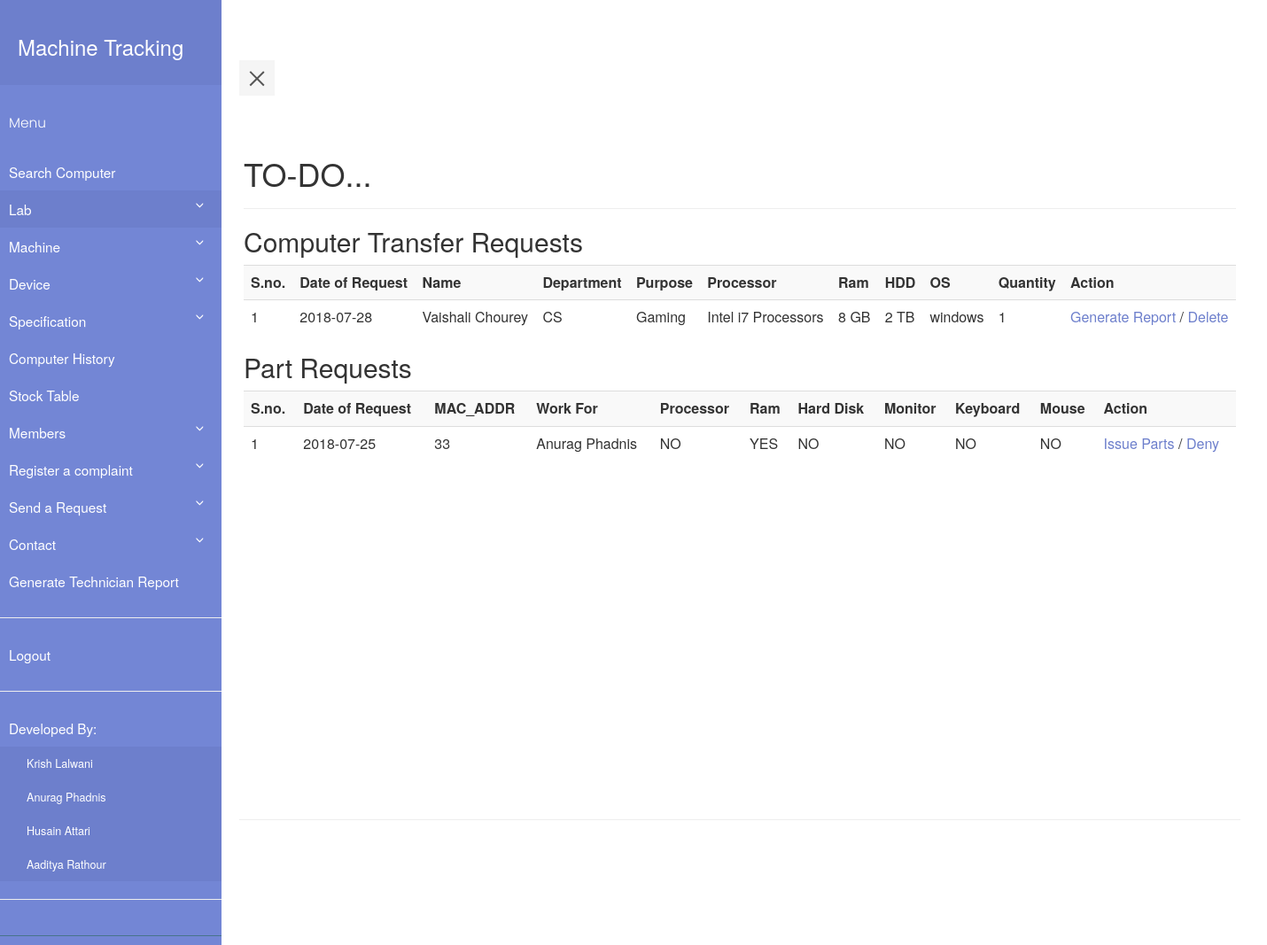
Page /home.php (signed in) on the committed database.
### tables this page shows
CREATE TABLE `transfer_request` (
  `transfer_request_id` int(11) NOT NULL,
  `date_of_request` date DEFAULT NULL,
  `name` varchar(30) DEFAULT NULL,
  `department` varchar(30) DEFAULT NULL,
  `purpose` text,
  `processor` varchar(100) DEFAULT NULL,
  `ram` varchar(10) DEFAULT NULL,
  `hdd` varchar(10) DEFAULT NULL,
  `os` varchar(20) DEFAULT NULL,
  `quantity` int(11) DEFAULT NULL
);

CREATE TABLE `complaint_book` (
  `complaint_book_id` int(11) NOT NULL,
  `Date_of_complaint` date DEFAULT NULL,
  `machine_id` int(11) DEFAULT NULL,
  `complaint_details` varchar(512) DEFAULT NULL,
  `priority` int(11) DEFAULT NULL,
  `work_for` int(11) DEFAULT NULL,
  `remarks` varchar(512) DEFAULT NULL,
  `complaint_by` varchar(40) DEFAULT NULL,
  `processor` int(11) DEFAULT NULL,
  `ram` int(11) DEFAULT NULL,
  `harddisk` int(11) DEFAULT NULL,
  `mouse` int(11) DEFAULT NULL,
  `keyboard` int(11) DEFAULT NULL,
  `monitor` int(11) DEFAULT NULL,
  `DOPR` date DEFAULT NULL,
  `completed` int(11) DEFAULT NULL
);

CREATE TABLE `machine` (
  `machine_id` int(11) NOT NULL,
  `MAC_ADDR` varchar(30) DEFAULT NULL,
  `processor` int(11) NOT NULL,
  `ram` int(11) NOT NULL,
  `memory` int(11) NOT NULL,
  `DOP` date DEFAULT NULL,
  `price` int(11) DEFAULT NULL,
  `state` varchar(10) DEFAULT NULL,
  `os` varchar(30) DEFAULT NULL,
  `monitor` int(11) NOT NULL,
  `keyboard` int(11) NOT NULL,
  `mouse` int(11) NOT NULL,
  `grn` int(11) NOT NULL
);

CREATE TABLE `member` (
  `member_id` int(11) NOT NULL,
  `id` varchar(30) DEFAULT NULL,
  `first_name` varchar(30) DEFAULT NULL,
  `last_name` varchar(30) DEFAULT NULL,
  `email` varchar(50) DEFAULT NULL,
  `pass_word` varchar(512) DEFAULT NULL,
  `role` int(5) DEFAULT NULL,
  `contact_no` varchar(10) DEFAULT NULL
);

### home.php (the view, shortened to what this page needs)
<?php
    require_once "pdo.php";
?>
<html>
<head>
    <link rel="stylesheet" type="text/css" href="style5.css">
    <link rel="stylesheet" type="text/css" href="https://maxcdn.bootstrapcdn.com/bootstrap/3.3.7/css/bootstrap.min.css" >
</head>
<body background="#eeeeee">
        <div class="wrapper">
         <div class="wrapper">
                <?php if (isset($_SESSION['id'])&&$_SESSION['role']=='0') include "navbar.php";
                else if(isset($_SESSION['id'])&&$_SESSION['role']=='1')  include "navbar_faculty.php";
                else include "navbar_tech.php";?>
           <div class="container-fluid row" id="content">
        <div class="page-header">
        <h1>TO-DO...</h1>
        </div>
        <?php
            if($_SESSION['role']=='0')
            {
                $flag=0;
                if($flag==0)
                {
                    echo "<h2>Computer Transfer Requests</h2>";
                    $i=1;
                    $stmtread = $pdo->query("SELECT * FROM transfer_request");
                    echo ("<table class=\"table table-striped\">
                        <tr> <th>S.no.</th><th>Date of Request</th><th>Name</th><th>Department</th><th>Purpose</th><th>Processor</th><th>Ram</th><th>HDD</th><th>OS</th><th>Quantity</th><th>Action</th> </tr>");
                    while ( $row = $stmtread->fetch(PDO::FETCH_ASSOC) )
                    {
                        $stmtread2 = $pdo->prepare("SELECT * FROM system_transfer_report where trid = :trid");
                        $stmtread2->execute(array(':trid' => $row['transfer_request_id']));
                        $row2 = $stmtread2->fetch(PDO::FETCH_ASSOC);
                        if($row2=== FALSE)
                        {
                            echo ("<tr>");
                        echo ("<td>");
                        echo($i);
                        echo("</td>");
                        echo ("<td>");
                        echo(htmlentities($row['date_of_request']));
                        echo ("</td>");
                        echo ("<td>");
                        echo(htmlentities($row['name']));
                        echo ("</td>");
                        echo ("<td>");
                        echo(htmlentities($row['department']));
                        echo ("</td>");
                        echo ("<td>");
                        echo(htmlentities($row['purpose']));
                        echo ("</td>");
                        echo ("<td>");
                        if($row['processor']=="NULL")
                            echo("Any");
                        else
                            echo(htmlentities($row['processor']));
                        echo ("</td>");
                        echo ("<td>");
                        if($row['ram']=="NULL")
                            echo "Any";
                        else
                            echo(htmlentities($row['ram']));
                        echo ("</td>");
                        echo ("<td>");
                        if($row['hdd']=="NULL")
                            echo "Any";
                        else
                            echo(htmlentities($row['hdd']));
                        echo ("</td>");
                        echo ("<td>");
                        if($row['os']=="NULL")
                            echo "Any";
                        else
                            echo(htmlentities($row['os']));
                        echo ("</td>");
                        echo ("<td>");
                        echo(htmlentities($row['quantity']));
                        echo ("</td>");
                        echo ("<td>");
                        echo('<a class="link-black" href="servicerpt.php?id='.$row['transfer_request_id'].'">'. 'Generate Report' . '</a>' . ' / ' . '<a class="link-black" href="deletetr.php?tr_id='.$row['transfer_request_id'].'">'. 'Delete' . '</a>');
                        echo ("</td>");
                        $i++;
                        }
                    }
                    echo('</table>');
                }
                $stmtcnt = $pdo->query("SELECT COUNT(*) FROM complaint_book WHERE completed IS NULL AND (processor IS NOT NULL OR ram IS NOT NULL OR harddisk IS NOT NULL OR monitor IS NOT NULL OR keyboard IS NOT NULL OR mouse IS NOT NULL)");
                $row = $stmtcnt->fetch(PDO::FETCH_ASSOC);
                if($row['COUNT(*)']!=='0')
                {
                    echo "<h2>Part Requests</h2>";
                    $i=1;
                    $stmtread = $pdo->query("SELECT * FROM complaint_book WHERE completed IS NULL AND (processor IS NOT NULL OR ram IS NOT NULL OR harddisk IS NOT NULL OR monitor IS NOT NULL OR keyboard IS NOT NULL OR mouse IS NOT NULL)");
                    echo ("<table class=\"table table-striped\">
                        <tr> <th>S.no.</th><th>Date of Request</th><th>MAC_ADDR</th><th>Work For</th><th>Processor</th><th>Ram</th><th>Hard Disk</th><th>Monitor</th><th>Keyboard</th><th>Mouse</th><th>Action</th> </tr>");
                    while ( $rowpartsdisplay = $stmtread->fetch(PDO::FETCH_ASSOC) )
                    {
                        $stmtr = $pdo->prepare("SELECT MAC_ADDR FROM machine WHERE machine_id = :mid ");
                        $stmtr->execute(array(':mid' => $rowpartsdisplay['machine_id']));
                        $rowr = $stmtr->fetch(PDO::FETCH_ASSOC);
                        $stmtt = $pdo->prepare("SELECT * FROM temp WHERE machine_id = :mid AND completed = 1");
                        $stmtt->execute(array(':mid' => $rowpartsdisplay['machine_id']));
                        $rowt = $stmtt->fetch(PDO::FETCH_ASSOC);
                        if($rowt == false)
                        {
                            echo ("<tr>");
                            echo ("<td>");
                            echo($i);
                            echo("</td>");
                            echo ("<td>");
                            echo(htmlentities($rowpartsdisplay['Date_of_complaint']));
                            echo ("</td>");
                            echo ("<td>");
                            echo(htmlentities($rowr['MAC_ADDR']));
                            echo ("</td>");
                            $stmtwf = $pdo->prepare("SELECT * FROM member WHERE member_id = :mid ");
                            $stmtwf->execute(array(':mid' => $rowpartsdisplay['work_for']));
                            $rowwf = $stmtwf->fetch(PDO::FETCH_ASSOC);
                            echo ("<td>");
                            echo(htmlentities($rowwf['first_name']));
                            echo(htmlentities($rowwf['last_name']));
                            echo ("</td>");
                            echo ("<td>");
                            if($rowpartsdisplay['processor'] == NULL)
                            {
                                echo("NO");
                            }
                            else
                            {
                                echo("YES");
                            }
                            echo ("</td>");
                            echo ("<td>");
                            if($rowpartsdisplay['ram'] == NULL)
                            {
                                echo("NO");
                            }
                            else
                            {
                                echo("YES");
                            }
                            echo ("</td>");
                            echo ("<td>");
                            if($rowpartsdisplay['harddisk'] == NULL)
                            {
                                echo("NO");
                            }
                            else
                            {
                                echo("YES");
                            }
                            echo ("</td>");
                            echo ("<td>");
                            if($rowpartsdisplay['monitor'] == NULL)
                            {
                                echo("NO");
                            }
                            else
                            {
                                echo("YES");
                            }
                            echo ("</td>");
                            echo ("<td>");
                            if($rowpartsdisplay['keyboard'] == NULL)
                            {
                                echo("NO");
                            }
                            else
                            {
                                echo("YES");
                            }
                            echo ("</td>");
                            echo ("<td>");
                            if($rowpartsdisplay['mouse'] == NULL)
                            {
                                echo("NO");
                            }
                            else
                            {
                                echo("YES");
                            }
                            echo ("</td>");
                            echo ("<td>");
                            echo('<a class="link-black" href="issue_parts.php?cb_id='.$rowpartsdisplay['complaint_book_id'].'&mc_id='.$rowpartsdisplay['machine_id'].'">'. 'Issue Parts' . '</a>' . ' / ' . '<a class="link-black" href="deny_parts.php?cb_id='.$rowpartsdisplay['complaint_book_id'].'">'. 'Deny' . '</a>');
                            echo ("</td>");
                        }
                        $i++;
                    }
                    echo('</table>');
                }
            }
        ?>
</body>
</html>

### navbar.php (shortened to what this page needs)
        <nav id="sidebar">
            <div class="sidebar-header">
                <a href="home.php"><h3>Machine Tracking</h3></a>
            </div>
            <ul class="list-unstyled components">
                <p>Menu</p>
                <li>
                    <a href="searchpc.php">Search Computer</a>
                </li>
                <li class="active">
                    <a href="#homeSubmenu" data-toggle="collapse" aria-expanded="false">Lab</a>
                </li>
                <li class="">
                    <a href="#machinemenu" data-toggle="collapse" aria-expanded="false">Machine</a>
                </li>
                <li class="">
                    <a href="#devicemenu" data-toggle="collapse" aria-expanded="false">Device</a>
                </li>
                <li class="">
                    <a href="#specmenu" data-toggle="collapse" aria-expanded="false">Specification</a>
                </li>
                <li>
                    <a href="viewmchistory.php">Computer History</a>
                </li>
                <li>
                    <a href="viewsummary.php">Stock Table</a>
                </li>
                <li class="">
                    <a href="#membermenu" data-toggle="collapse" aria-expanded="false">Members</a>
                </li>
                <li class="">
                    <a href="#complaintmenu" data-toggle="collapse" aria-expanded="false">Register a complaint</a>
                </li>
                <li class="">
                    <a href="#requestmenu" data-toggle="collapse" aria-expanded="false">Send a Request</a>
                </li>
                <li class="">
                    <a href="#contactmenu" data-toggle="collapse" aria-expanded="false">Contact</a>
                </li>
                <li class="">
                    <a href="techreport.php">Generate Technician Report</a>
                </li>
                <hr>
                <li>
                    <a href="logout.php">Logout</a>
                </li>
                <hr>
            <li class="">
                    <a href="#developer">Developed By:</a>
                    <ul class="list-unstyled" id="contactmenu">
                        <li><a href="#view_member.php">Krish Lalwani</a></li>
                        <li><a href="#add_member.php">Anurag Phadnis</a></li>
                        <li><a href="#view_member.php">Husain Attari</a></li>
                        <li><a href="#add_member.php">Aaditya Rathour</a></li>
                    </ul>
            </li>
            <hr>
            </ul>
        </nav>
<div class="container" id="content">
<div class="page-header">
<button type="button" id="sidebarCollapse" class="navbar-btn">
    <span></span>
</button>

### style5.css (style rules this page uses)
body { font-family: 'Poppins', sans-serif; background: #fafafa; }
p { font-family: 'Poppins', sans-serif; font-size: 1.1em; font-weight: 300; line-height: 1.7em; color: #999; }
a, a:hover, a:focus { color: inherit; text-decoration: none; transition: all 0.3s; }
.navbar-btn { box-shadow: none; outline: none !important; border: none; }
.wrapper { display: flex; align-items: stretch; perspective: 1500px; }
#sidebar { min-width: 250px; max-width: 250px; background: #7386D5; color: #fff; transition: all 0.6s cubic-bezier(0.945, 0.020, 0.270, 0.665); transform-origin: bottom left; }
#sidebar .sidebar-header { padding: 20px; background: #6d7fcc; }
#sidebar ul.components { padding: 20px 0; border-bottom: 1px solid #47748b; }
#sidebar ul p { color: #fff; padding: 10px; }
#sidebar ul li a { padding: 10px; font-size: 1.1em; display: block; }
#sidebar ul li.active > a, a[aria-expanded="true"] { color: #fff; background: #6d7fcc; }
a[data-toggle="collapse"] { position: relative; }
a[aria-expanded="false"]::before, a[aria-expanded="true"]::before { content: '\e259'; display: block; position: absolute; right: 20px; font-family: 'Glyphicons Halflings'; font-size: 0.6em; }
ul ul a { font-size: 0.9em !important; padding-left: 30px !important; background: #6d7fcc; }
#content { padding: 20px; min-height: 100vh; transition: all 0.3s; }
#sidebarCollapse { width: 40px; height: 40px; background: #f5f5f5; }
#sidebarCollapse span { width: 80%; height: 2px; margin: 0 auto; display: block; background: #555; transition: all 0.8s cubic-bezier(0.810, -0.330, 0.345, 1.375); transition-delay: 0.2s; }
#sidebarCollapse span:last-of-type { transform: rotate(-45deg) translate(1px, -1px); }
a:link { text-decoration: none; color:white; }
a.link-black { color: #6d7fcc; }

### rows in the picture
transfer_request: date_of_request "2018-07-28", name "Vaishali Chourey", department "CS", purpose "Gaming", processor "Intel i7 Processors", ram "8 GB", hdd "2 TB", os "windows", quantity "1"
complaint_book: Date_of_complaint "2018-07-25", machine.MAC_ADDR "33", work_for.first_name "Anurag", work_for.last_name "Phadnis", shows "NO", ram "YES"
